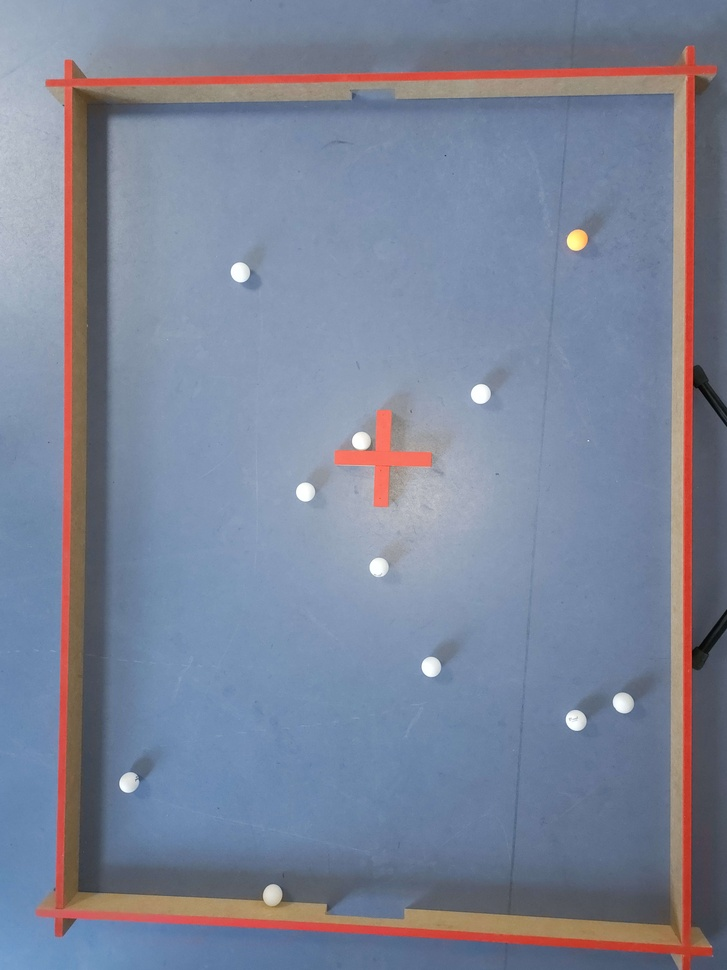
#> input picture src/assets/test_image0.jpg, 727 x 970 px, shrunk from 6120 x 8160 before the run, found by its file name
$ python CrossDetection.py
#> lines starting #> are read from the running program, lines starting #| are printed output that depends on the picture; after the words box and inside, x2 and y2 are one past the last pixel; in counts of white or black regions, pixels touching at a corner belong together
import cv2
import numpy as np
import matplotlib.pyplot as plt

def detect_red_cross(image_path, show=True):
    """
    Detect the red cross in an image.

    Returns
    -------
    bbox : (x, y, w, h)
        Bounding‑box around the detected cross.
    center : (cx, cy)
        Center of the cross.
    """
#> called with image_path = '/mnt/data/test_image0.jpg', show = True
    img = cv2.imread(image_path)
#> img is the input picture: shape (970, 727, 3); mean B, G, R 152.1, 131.8, 123.7
    if img is None:
        raise ValueError(f"Could not read image: {image_path}")

    # --- Step1: threshold the red regions in HSV space --------------------
    hsv = cv2.cvtColor(img, cv2.COLOR_BGR2HSV)
#> hsv: shape (970, 727, 3); mean H, S, V 98.5, 70.4, 160.5

    lower1 = np.array([0, 70, 50])
    upper1 = np.array([10, 255, 255])
    lower2 = np.array([160, 70, 50])
    upper2 = np.array([180, 255, 255])

    mask1 = cv2.inRange(hsv, lower1, upper1)
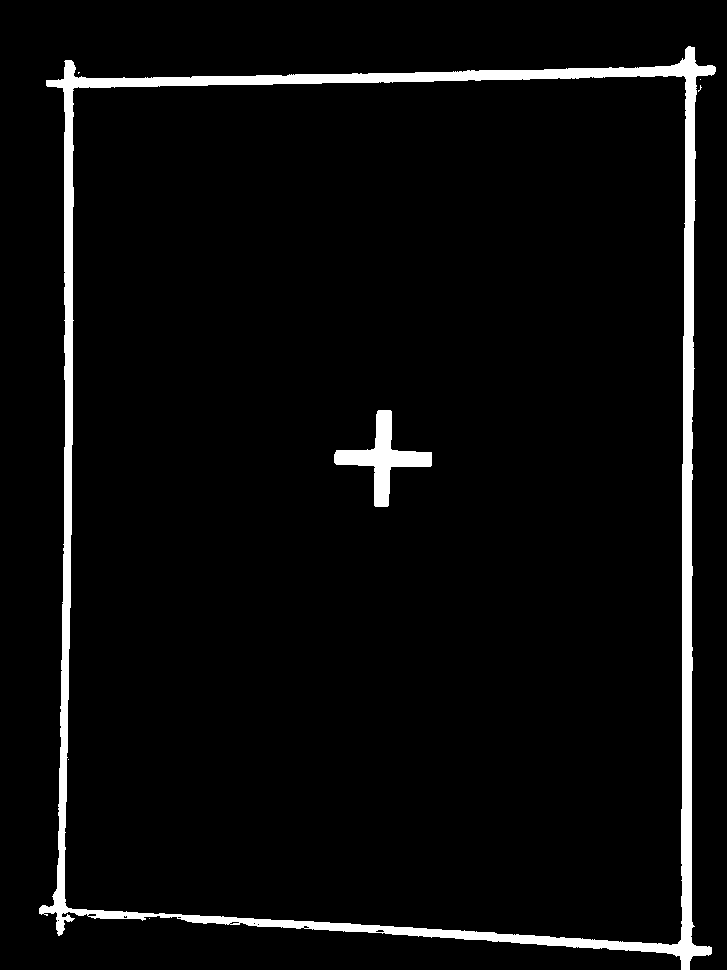
#> mask1: shape (970, 727); 4.4% white; 7 white regions (5 under 20 px), largest, box (x1, y1, x2, y2) and area: (39, 46, 716, 970) 28142, (334, 410, 432, 507) 2811
    mask2 = cv2.inRange(hsv, lower2, upper2)
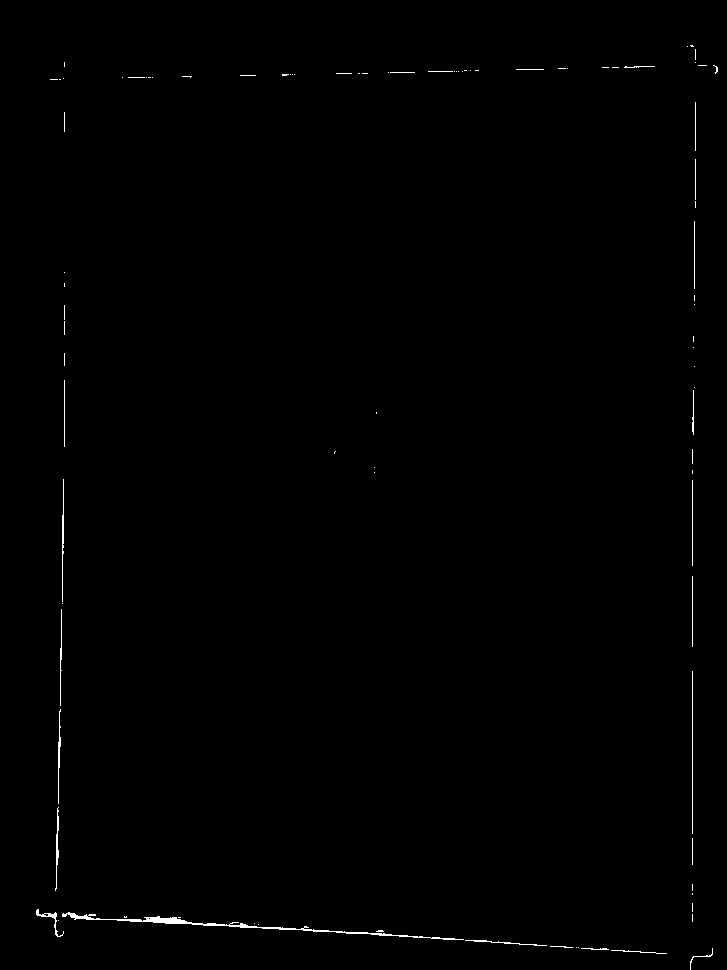
#> mask2: shape (970, 727); 0.43% white in thin lines or dots, all inside (x1, y1, x2, y2) = (36, 45, 718, 970)
    mask  = cv2.bitwise_or(mask1, mask2)
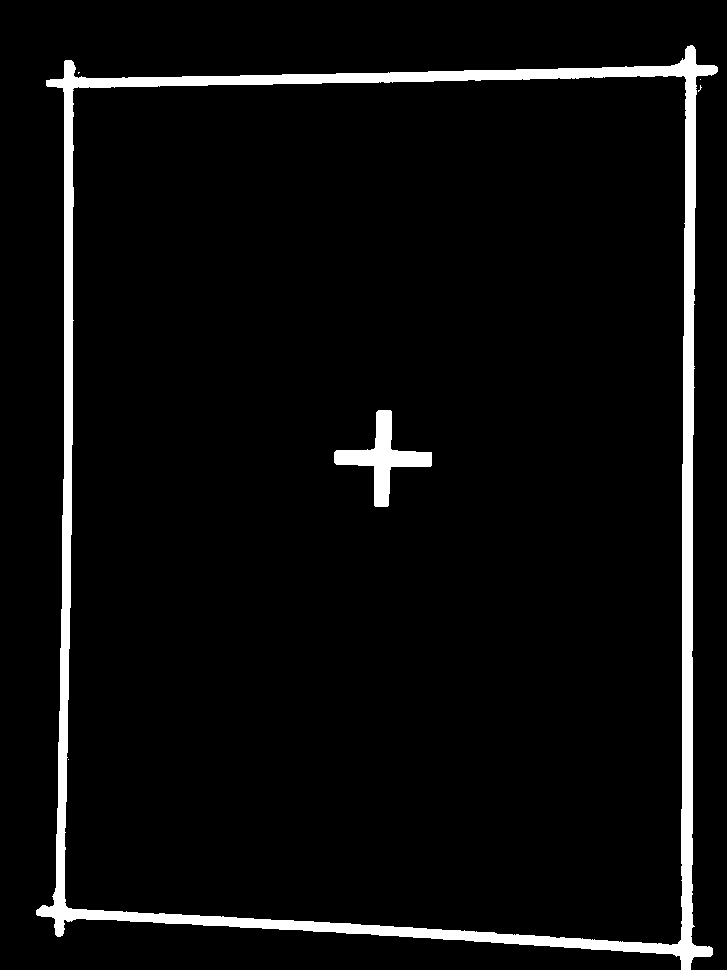
#> mask: shape (970, 727); 4.8% white; 6 white regions (4 under 20 px), largest, box (x1, y1, x2, y2) and area: (36, 45, 718, 970) 31176, (334, 410, 432, 507) 2818

    # small clean‑up – remove isolated pixels
    kernel = np.ones((5, 5), np.uint8)
    mask   = cv2.morphologyEx(mask, cv2.MORPH_OPEN, kernel, iterations=1)
#> mask: shape (970, 727); 4.8% white; 2 white regions, box (x1, y1, x2, y2) and area: (36, 46, 718, 970) 31074, (334, 410, 432, 507) 2817

    # --- Step2: connected component analysis -----------------------------
    num_labels, labels, stats, centroids = cv2.connectedComponentsWithStats(
        mask, connectivity=8
    )
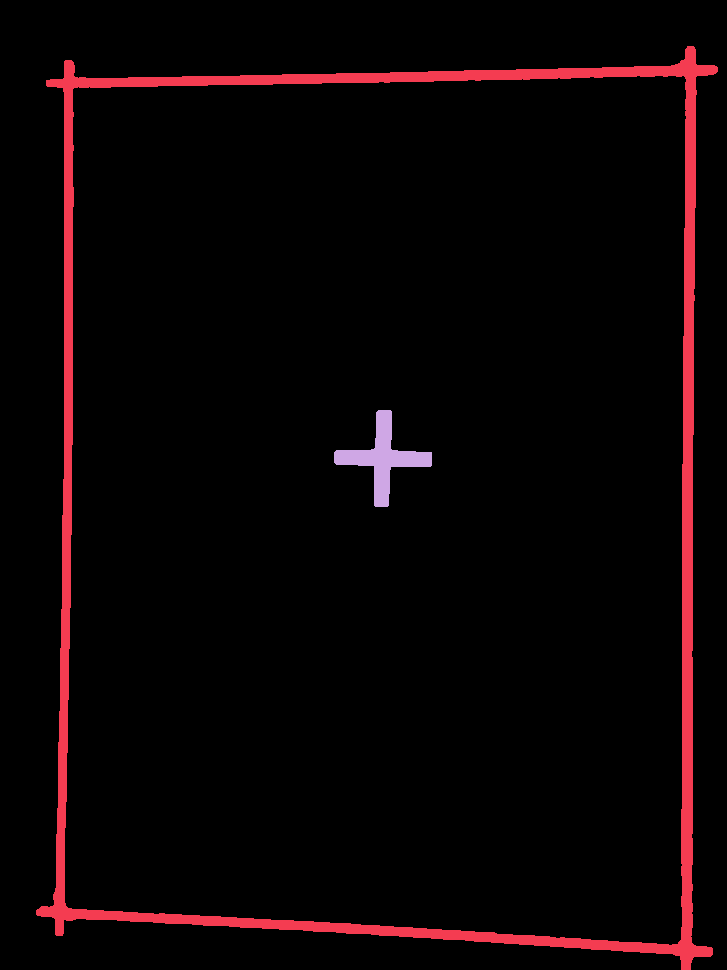
#> labels: shape (970, 727) int32; 3 distinct labels, from 0 to 2; one colour per label, 0 black
#> num_labels = 3; stats = [[0, 0, 727, 970, 671299], [36, 46, 682, 924, 31074], [334, 410, 98, 97, 2817]]; centroids = [[361.2, 483.7], [400.2, 504.3], [382.6, 457.8]]
    h, w = mask.shape
    best_idx, best_score = None, 0

    # filter each component
    for i in range(1, num_labels):          # 0 is background
        x, y, bw, bh, area = stats[i]
        cx, cy = centroids[i]

        # Ignore components that touch the border (they are frame edges)
        pad = 5
        if x <= pad or y <= pad or x + bw >= w - pad or y + bh >= h - pad:
            continue

        # Discard components that are much too small or too large
        if not (0.03 * w < bw < 0.4 * w and 0.03 * h < bh < 0.4 * h):
            continue

        # Prefer square-ish bounding boxes (a plus sign looks square overall)
        aspect_score = 1.0 - abs((bw / float(bh)) - 1.0)

        # Prefer components near the image centre
        centre_score = 1.0 / (np.hypot(cx - w / 2, cy - h / 2) + 1)

        score = 2 * aspect_score + centre_score
        if score > best_score:
            best_score, best_idx = score, i
#> this loop made 2 passes
#> (x, y, bw, bh, area, cx, cy, aspect_score) on pass 2: (334, 410, 98, 97, 2817, 382.6, 457.8, 0.99)
#> after the loop, best_idx = 2; best_score = 2.01

    if best_idx is None:
        raise RuntimeError("Red cross not found")

    x, y, bw, bh, _ = stats[best_idx]
    cx, cy          = centroids[best_idx]

    if show:
        out = img.copy()
        cv2.rectangle(out, (x, y), (x + bw, y + bh), (0, 255, 0), 4)
        cv2.drawMarker(out, (int(cx), int(cy)), (255, 0, 0),
                       cv2.MARKER_CROSS, 30, 3)
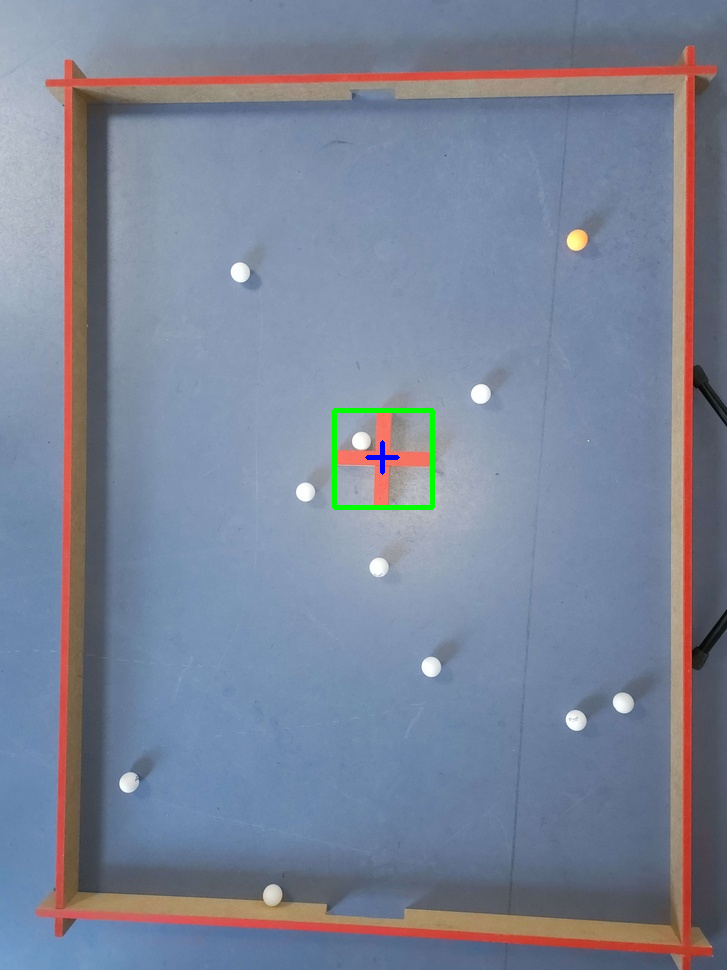
#> out: shape (970, 727, 3); mean B, G, R 151.6, 132, 123.1

        plt.figure(figsize=(6, 8))
        plt.imshow(cv2.cvtColor(out, cv2.COLOR_BGR2RGB))
        plt.title("Detected red cross")
        plt.axis("off")
        plt.show()

    return (int(x), int(y), int(bw), int(bh)), (int(cx), int(cy))

# --- demo on the provided image -------------------------------------------
bbox, centre = detect_red_cross("/mnt/data/test_image0.jpg")
#> bbox = (334, 410, 98, 97); centre = (382, 457)
print("Bounding‐box:", bbox)
#| Bounding‐box: (334, 410, 98, 97)
print("Center:", centre)
#| Center: (382, 457)

$ run again, with src/assets/test_image1.jpg copied over src/assets/test_image0.jpg
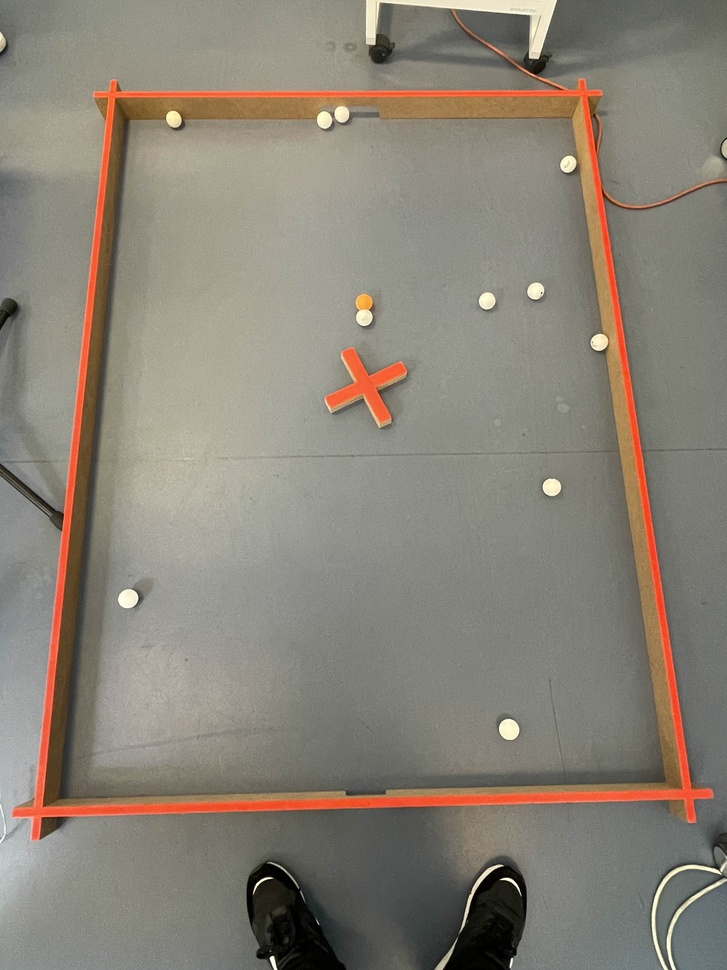
#> input picture src/assets/test_image1.jpg, 727 x 970 px, shrunk from 3024 x 4032 before the run, found by its file name
#> in detect_red_cross, img is the input picture: shape (970, 727, 3); mean B, G, R 118.6, 130.4, 137.6
#> hsv: shape (970, 727, 3); mean H, S, V 31.6, 34, 138.4
#> mask1: shape (970, 727); 4.1% white; 16 white regions (9 under 20 px), largest, box (x1, y1, x2, y2) and area: (12, 78, 714, 841) 25812, (324, 347, 408, 422) 2177, (616, 196, 679, 210) 222
#> mask2: shape (970, 727); every value is 0
#> mask: shape (970, 727); 3.9% white; 2 white regions, box (x1, y1, x2, y2) and area: (12, 78, 714, 841) 25680, (325, 347, 407, 422) 2164
#> in detect_red_cross, `num_labels, labels, stats, centroids = cv2.connectedComponentsWithStat..`:
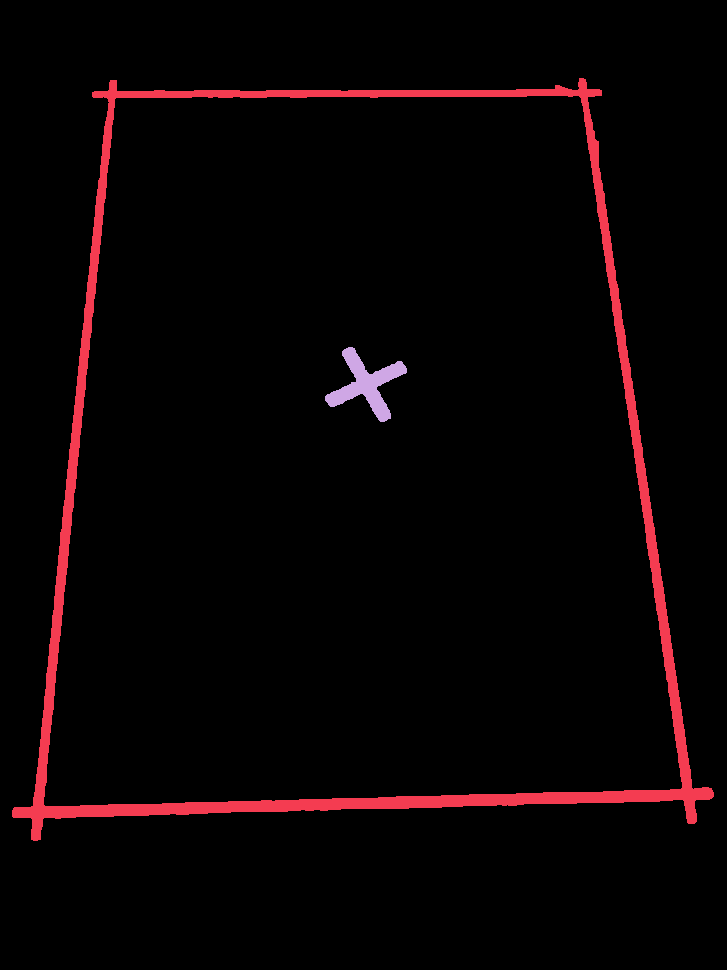
#> labels: shape (970, 727) int32; 3 distinct labels, from 0 to 2; one colour per label, 0 black
#> num_labels = 3; stats = [[0, 0, 727, 970, 677346], [12, 78, 702, 763, 25680], [325, 347, 82, 75, 2164]]; centroids = [[363.3, 483.4], [356.1, 522], [365.9, 384]]
#> the loop in detect_red_cross, `for i in range(1, num_labels):` made 2 passes
#> (x, y, bw, bh, area, cx, cy, aspect_score) on pass 2: (325, 347, 82, 75, 2164, 365.9, 384, 0.907)
#> after the loop in detect_red_cross, `for i in range(1, num_labels):`: best_idx = 2; best_score = 1.82
#> in detect_red_cross, `cv2.drawMarker(out, (int(cx), int(cy)), (255, 0, 0), cv2.MARKER_CROSS,..`:
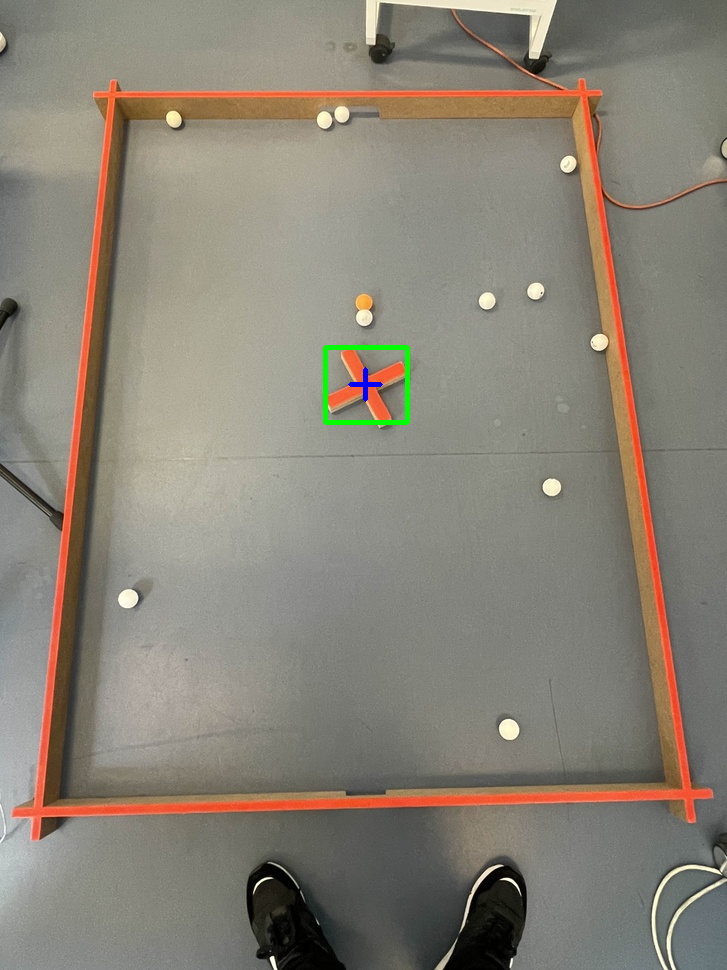
#> out: shape (970, 727, 3); mean B, G, R 118.4, 130.6, 137.2
#> bbox = (325, 347, 82, 75); centre = (365, 384)
#| Bounding‐box: (325, 347, 82, 75)
#| Center: (365, 384)
